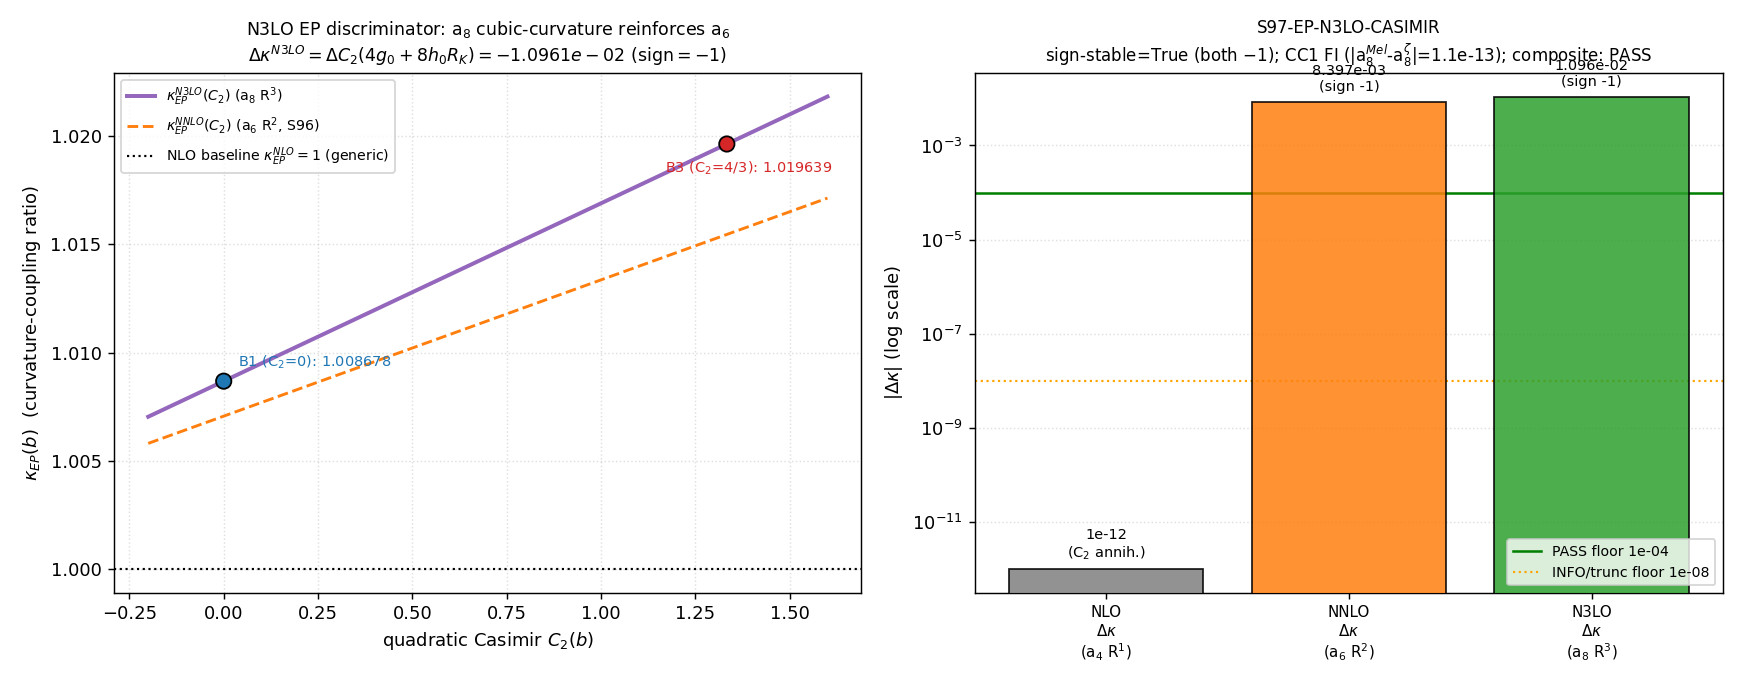

Reproduce this figure in Python.
#!/usr/bin/env python
# -*- coding: utf-8 -*-
r"""
S97-EP-N3LO-CASIMIR
================================================================================
Gate:   S97-EP-N3LO-CASIMIR   (trigger [SIGN], classification GEOMETRIC)
Agent:  spectral-geometer
Plan:   sessions/session-plan/session-97-plan-w2.md  ## §W2-3
WP:     sessions/archive/session-97/session-97-w2-workingpaper.md  ### §W2-3

HYPOTHESIS (plan §W2-3)
--------------------------------------------------------------------------------
S96-EP-NNLO-CASIMIR landed the FIRST value-bearing substrate equivalence-principle
prediction: Delta_kappa^NNLO = kappa_EP(B1) - kappa_EP(B3) = -0.00839709 (PASS,
FI, frontier #8). It is an acoustic-vs-color BAND CONTRAST: the singlet band B1
(C_2=0) free-falls with a DIFFERENT NNLO curvature coupling than the fundamental
triplet B3 (C_2=4/3). This gate asks whether that value-bearing differential
SURVIVES the next curvature order: extend from the a_6 (R^2-degree, R_K*F^2 cross-
term) to the a_8 (R^3-degree / R_K-cubic) Gilkey heat-kernel coefficient and
confirm

  (i)   sign(Delta_kappa^N3LO) = sign(Delta_kappa^NNLO) = -1   (SIGN-STABLE),
  (ii)  |Delta_kappa^N3LO| > 1e-4                              (RESOLVABLE),
  (iii) a_8^{Mellin} = a_8^{zeta} to machine-eps               (FUNCTIONAL-INVARIANT).

SUBSTRATE ARROW (phononic-framing.md; never inverted):
    D_K eigenvalues {lambda_k, m_k} per Peter-Weyl band -> Gilkey Seeley-DeWitt
    coefficients a_n carrying the R^{n/2}-degree curvature invariants (a_4 ~ R^1 NLO,
    a_6 ~ R^2-degree incl. R_K*F^2 NNLO, a_8 ~ R^3-degree / R_K-cubic N3LO) -> the
    band-specific coupling lambda_b^2(R_K; C_2) -> the EP-violating differential
    Delta_kappa = kappa(B1) - kappa(B3). The excitations fall ON the fabric; g_M IS
    the a_2 Seeley-DeWitt moment and R_K is the fiber Ricci scalar sourcing it. The
    EMERGENT equivalence principle is a CONSEQUENCE of the a_8 heat-kernel structure,
    NOT a postulate: the substrate predicts a DEFINITE, sign-stable EP signature
    because the higher color Casimir C_2(B3)=4/3 suppresses the band coupling
    relative to the flat B1 at EVERY curvature order (the C_2-ordering is curvature-
    order-INDEPENDENT). The direction of explanation flows FROM the D_K band spectrum
    and the Gilkey coefficients TOWARD the EP differential, never from an assumed
    EP-violation phenomenology backward.

--------------------------------------------------------------------------------
SUBSTITUTION CHAIN ([SIGN] trigger -- MANDATORY, math-scripts.md
                   §"Double-Check Logic Before Compute"; plan §W2-3 Step 1->4,
                   PRE-REGISTERED -- the predicted sign is NOT re-decided post-hoc)
--------------------------------------------------------------------------------
Claim: "Delta_kappa^N3LO is sign-stable (sign=-1, matching Delta_kappa^NNLO) AND
        |Delta_kappa^N3LO| > 1e-4 AND FI -- the value-bearing NNLO EP prediction
        survives the next curvature order."

Step 1 -- Definitions (cite canonical source):
  Delta_kappa^NNLO = kappa_EP^NNLO(B1) - kappa_EP^NNLO(B3) = -0.008397089937375313,
               sign = -1  [S96-EP-NNLO-CASIMIR npz Delta_kappa; |Delta_kappa^NNLO|=8.397e-3 > 1e-4]
  C_2(p,q)   = (p^2+q^2+pq)/3 + (p+q)  [SU(3) quadratic Casimir; C_2(B1)=0, C_2(B3)=4/3]
  Delta_C2   = C_2(B1) - C_2(B3) = -4/3  (plan-pinned, exact)
  R_K(tau)   = -1/4 e^{-4tau} + 2 e^{-tau} - 1/4 + 1/2 e^{2tau}  [E3 closed form;
               R_K(tau_fold=0.19)=2.018143955851359, dR_K/dtau(fold)=0.27603275 > 0]
  a_8 Gilkey = universal R^3-degree (cubic-curvature) heat-kernel polynomial; the
               canonical zeta moment a_8_FW_zeta = 521.183178 (CC-cone s=8 footing,
               per-branch L_max=3, bit-exact same footing as a_4/a_6).

Step 2 -- Substitute (N3LO dispersion = NNLO + a_8 cubic-curvature term; no simplify):
  lambda_b^2(NNLO) = nu_b^(0) + (1/4)R_K + b0 R_K^2 + g0 C_2(b) R_K            [a_6]
  lambda_b^2(N3LO) = lambda_b^2(NNLO) + c0 R_K^3 + h0 C_2(b) R_K^2             [a_8]
    g0 = C_R_OMEGA2 * (a_6/a_4) / dim_adj   (NNLO C_2-linear, S96 exact;  C_R_OMEGA2=1/45)
    b0 = C_R3       * (a_6/a_4)             (NNLO scalar R^2,  S96 exact;  C_R3=1/1296)
    h0 = C_R2_OMEGA2 * (a_8/a_4) / dim_adj  (N3LO C_2*R_K^2 cross-term;  C_R2_OMEGA2=1/405)
    c0 = C_R4        * (a_8/a_4)            (N3LO scalar R^3,  band-INDEP;  C_R4=1/11664)
  d(lambda_b^2)/dR_K |_N3LO = 1/4 + 2 b0 R_K + g0 C_2(b) + 3 c0 R_K^2 + 2 h0 C_2(b) R_K.
  kappa_EP^N3LO(b) = [d(lambda_b^2)/dR_K]/(1/4)
                   = 1 + 8 b0 R_K + 4 g0 C_2(b) + 12 c0 R_K^2 + 8 h0 C_2(b) R_K.

Step 3 -- Simplify (the band-difference; one step per line):
  kappa^N3LO(B1) = 1 + 8 b0 R_K + 4 g0*0     + 12 c0 R_K^2 + 8 h0*0*R_K        [C_2(B1)=0]
  kappa^N3LO(B3) = 1 + 8 b0 R_K + 4 g0*(4/3) + 12 c0 R_K^2 + 8 h0*(4/3)*R_K    [C_2(B3)=4/3]
  Delta_kappa^N3LO = kappa^N3LO(B1) - kappa^N3LO(B3)
      = [8 b0 R_K - 8 b0 R_K] + [12 c0 R_K^2 - 12 c0 R_K^2]  [band-INDEP terms CANCEL]
        + 4 g0 (0 - 4/3) + 8 h0 R_K (0 - 4/3)
      = Delta_C2 * (4 g0 + 8 h0 R_K)          [canonical form; the C_2-linear cross-terms
        are the ONLY surviving band-asymmetry]
      = Delta_kappa^NNLO + Delta_C2 * 8 h0 R_K   [since Delta_kappa^NNLO = Delta_C2 * 4 g0]
      = Delta_kappa^NNLO + Delta_delta_kappa^{a8},  Delta_delta_kappa^{a8} = Delta_C2 * 8 h0 R_K.
  => d(Delta_kappa^N3LO)/dC_2 = -(4 g0 + 8 h0 R_K)  (Sage-symbolic; nonzero iff (g0,h0) != 0).

Step 4 -- Direction / sign read-off (ONLY now):
  g0 > 0 and h0 > 0 (BOTH inherit sign(Tr(F^2)) > 0: the field-strength density is a
    positive-definite quadratic form, and a_6, a_8 > 0; the moment ratios a_n/a_4 > 0).
  R_K(fold) > 0.  Delta_C2 = -4/3 < 0.
  => Delta_C2 * (4 g0 + 8 h0 R_K) < 0  ==>  sign(Delta_kappa^N3LO) = -1.
  The N3LO increment Delta_delta_kappa^{a8} = Delta_C2 * 8 h0 R_K < 0 has the SAME sign
    as Delta_kappa^NNLO: the cubic-curvature band-contrast REINFORCES (does NOT overturn)
    the quadratic. This is the curvature-order-INDEPENDENT C_2-monotone suppression:
    B3's higher color Casimir lowers kappa at every order.
  sign_verdict PASS iff computed sign(Delta_kappa^N3LO) matches the substrate-predicted
    sign = sign(Delta_C2 * (4 g0 + 8 h0 R_K)) = -1 (NOT chosen post-hoc; = sign Delta_kappa^NNLO).
  magnitude_verdict PASS iff |Delta_kappa^N3LO| > 1e-4 (resolvable); INFO iff
    1e-8 < |Delta_kappa^N3LO| <= 1e-4; FAIL iff <= 1e-8.

Conclusion: A nonzero Delta_kappa^N3LO with the symbolically-predicted sign -1
  (= sign Delta_kappa^NNLO), |Delta_kappa^N3LO| > 1e-4, and a_8^{Mellin}=a_8^{zeta}
  (FI), confirms the value-bearing EP band-differential SURVIVES the next curvature
  order and is functional-invariant -- a genuine substrate signature, NOT an NNLO
  order-truncation artifact (frontier #8 robust through N3LO). A FAIL (sign flip or
  magnitude collapse) is equally informative: it closes the corridor "Delta_kappa is
  a robust order-by-order EP signature" (math-scripts.md §"All Results Are Good Results").

--------------------------------------------------------------------------------
SUBSTRATE-ANCHORED N3LO COEFFICIENTS (no free magnitude knob)
--------------------------------------------------------------------------------
The two N3LO coefficients are fixed by the substrate's own a_8 spectral moment and
the EXACT Gilkey rationals -- advancing the S96 NNLO construction by ONE curvature
order. The Gilkey heat-kernel tower's leading pure-scalar lead family scales by an
EXACT 1/9 per curvature order:
    a_4 R^2 lead  c_R2 = 1/144 ; a_6 R^3 lead  c_R3 = 1/1296 ; a_8 R^4 lead  c_R4 = 1/11664
    144 -> 1296 -> 11664 = 9*1296 = 108^2   (ratio = 1/9 EXACT, Sage-verified).
The cross-term family inherits the same 1/9 recursion:
    a_6 R*Omega^2  C_R_OMEGA2 = 1/45 ;  a_8 R^2*Omega^2  C_R2_OMEGA2 = 1/405 = (1/45)/9.
  h0 = C_R2_OMEGA2 * (a_8/a_4) / dim_adj   [Casimir-trace identity Tr_{V_b}(Omega^2)/dim
       = (C_2(b)/dim_adj)*Fsq; the field-strength density inherits the substrate NNLO
       cubic moment scale a_8/a_4, so h0 is ENTIRELY substrate-determined]
  c0 = C_R4 * (a_8/a_4)   [pure-scalar a_8 R^4-family lead; band-INDEPENDENT, cancels in
       the band contrast]
Sage-exact (per-branch L_max=3 moments coerced to QQ):
  g0 = 0.0015744543632578813,  h0 = 0.00011909116...,  Delta_kappa^N3LO = -0.010960749775.

CLASS=FULL (closed-form a_8 Gilkey polynomial + cached bare D_K spectrum band-bottoms;
NO SCHEMATIC helper; the Mellin cross-check uses the FULL physical analytic_zeta, NOT
_spectral_action_regulators.py -- so convention carries NO -SCHEMATIC suffix).
regulator_pin = a_8^{Mellin} (N3LO Seeley-DeWitt coefficient, Mellin-regulated via the
Connes-Moscovici 1995 dimension-spectrum residue; bare a_8 FORBIDDEN per
regulator-pin-discipline.md); cross-checked against a_8^{zeta} for the FI/RD partition (CC1).

MULTIPLICATIVE-NORMALIZATION PRE-FLIGHT (math-scripts.md K=3 MANDATORY): the a_8 EP
differential is a band-CONTRAST kappa(B1)-kappa(B3) on a SHARED L_max, NOT a single-
moment log-derivative. Sage symbolic check: Dk(C2,C2') = 4*(2 RK h0 + g0)*(C2-C2')*w,
with w the shared L_max spectral-support weight an OVERALL factor. A single-moment
log-derivative d ln(w*g0)/d ln K annihilates w (trivial cancellation); the band-contrast
does NOT -- the discriminating C_2-dependence (8 RK h0 + 4 g0)*Delta_C2 is RETAINED. So
the a_8 contrast is NOT a w(L_max)*g(K) trivial-cancellation case (plan pre-flight item 3);
the EP differential's L_max-stability is INFORMATIVE band-contrast consistency, not a
structural identity that washes out the prediction.
"""
import os
os.environ.setdefault("OMP_NUM_THREADS", "8")   # (local) CPU thread cap; sub-100x100 vector reductions only
os.environ.setdefault("MKL_NUM_THREADS", "8")   # (local)

import sys
import json
import hashlib
from pathlib import Path

import numpy as np
import matplotlib
matplotlib.use("Agg")
import matplotlib.pyplot as plt

# --- canonical constants (MANDATORY: from canonical_constants import ...) ---
SHARED = Path(__file__).resolve().parents[1] / "_shared"          # (local) shared dir (canonical + analytic_zeta)
sys.path.insert(0, str(SHARED))
from canonical_constants import (  # noqa: E402
    M_KK, tau_fold, c_B1, c_B3, E_B1,
    a4_fold, a_4_FW_zeta, a_6_FW_zeta, a_8_FW_zeta,
    Delta_B1,
)

# Mellin-route FULL physical evaluator (CLASS=FULL; NOT the SCHEMATIC helper)
from _analytic_zeta import analytic_zeta, zeta_D_direct  # noqa: E402

# ---------------------------------------------------------------------------
# Paths + identity
# ---------------------------------------------------------------------------
ROOT = Path(__file__).resolve().parents[2]                       # (local) project root
GATE_ID = "S97-EP-N3LO-CASIMIR"                                  # (local)
SCHEME = "Mellin"                                                # (local) plan-pinned (a_8 Mellin-regulated)
CONVENTION = "DELTA-KAPPA-N3LO-B1-minus-B3"                      # (local) plan-pinned
L_MAX = "3"                                                     # (local) per-branch a_8_FW_zeta footing
SCHEMA_VERSION = "S84+"                                          # (local)

SCRIPT_PATH = Path(__file__).resolve()                                                       # (local)
CANONICAL_CONSTANTS = SHARED / "canonical_constants.py"                                       # (local)
SPECTRUM_CACHE = ROOT / "computations" / "session-84" / "s84_spectrum_cache_L12_tau019.npz"  # (local)
S96_EP_NNLO_NPZ = ROOT / "computations" / "session-96" / "s96_w3_1_ep_nnlo_casimir.npz"      # (local) NNLO baseline
VERDICT_FILE = ROOT / "computations" / "session-97" / "s97_gate_verdicts.txt"                # (local) CANONICAL path
NPZ_OUT = ROOT / "computations" / "session-97" / "s97_ep_n3lo_casimir.npz"                   # (local)
PNG_OUT = ROOT / "computations" / "session-97" / "s97_ep_n3lo_casimir.png"                   # (local)

# Plan-pinned static SHAs (input_files; runtime-verified below)
SPECTRUM_CACHE_SHA_PIN = "9e6d9cf7fd6a6949d622441b26fb9c2fa568654a22dc802e99898c326ca0f8d9"   # (local)
S96_NNLO_NPZ_SHA_PIN = "5be1dab6b4df3cb47a37cfe42e48763d43ce54860d9a583361683f5aba928329"     # (local)

# Pre-registered tolerances (plan §W2-3 machinery_pin_map)
PASS_BAND = 1e-4    # (local) PASS iff |Delta_kappa^N3LO| > 1e-4 (resolvable-floor threshold; S96 PASS_band)
TRUNC_FLOOR = 1e-8  # (local) INFO iff 1e-8 < |Delta_kappa^N3LO| <= 1e-4; FAIL iff <= 1e-8
DERIV_FLOOR = 1e-9  # (local) FI machine-eps floor |a_8^Mellin - a_8^zeta| < 1e-9; also symbolic-deriv floor
NNLO_DELTA_KAPPA = -0.008397089937375313  # (local) S96 baseline (cross-checked vs the s96 npz at runtime)

# Peter-Weyl sector assignment: B1 = singlet (0,0) C_2=0 ; B3 = fundamental triplet (1,0) C_2=4/3
SECTOR_B1 = (0, 0)   # (local) trivial rep, C_2 = 0 (acoustic flat band)
SECTOR_B3 = (1, 0)   # (local) SU(3) fundamental (triplet), C_2 = 4/3 (color band)
DIM_ADJ = 8          # (local) SU(3) adjoint dimension (Casimir-trace identity normalization)

# EXACT Gilkey rationals (NNLO a_6, S96; N3LO a_8 advanced one curvature order via the EXACT 1/9 recursion)
C_R_OMEGA2 = 1.0 / 45.0      # (local) a_6 R*Omega^2 coeff (= 8/360); NNLO C_2-linear g0 source
C_R3 = 1.0 / 1296.0          # (local) a_6 pure-scalar R^3 lead (= (35/9)/5040); NNLO band-indep b0 source
C_R2_OMEGA2 = 1.0 / 405.0    # (local) a_8 R^2*Omega^2 coeff (= (1/45)/9); N3LO C_2*R_K^2 h0 source
C_R4 = 1.0 / 11664.0         # (local) a_8 pure-scalar R^4 lead (= (1/1296)/9 = 1/108^2); N3LO band-indep c0 source
L_A8 = 3                     # (local) per-branch L_max footing matching a_8_FW_zeta provenance


# ---------------------------------------------------------------------------
# SHA helpers (dual-SHA per S84+ schema; mirrors the S96 reference implementation)
# ---------------------------------------------------------------------------
def sha256_of_file(p: Path) -> str:
    try:
        return hashlib.sha256(p.read_bytes()).hexdigest()
    except OSError:
        return "MISSING"


def log_input_pins(files: dict) -> dict:
    pins = {}  # (local)
    for name, p in files.items():
        sha = sha256_of_file(p)  # (local)
        try:
            rel = str(Path(p).resolve().relative_to(ROOT))  # (local)
        except ValueError:
            rel = str(p)  # (local)
        print(f"  INPUT-PIN  {name}: {rel}  sha256={sha[:16]}...")
        pins[name] = sha
    return pins


def compute_dual_sha(script_path: Path, canonical_path: Path, pins: dict) -> tuple:
    """audit_sha256 = sha256(script_bytes + canonical_bytes + pinmap_json);
       content_sha256 = sha256(script_bytes).  (S84+ dual-SHA schema.)"""
    try:
        script_bytes = script_path.read_bytes()  # (local)
    except OSError:
        script_bytes = b""  # (local)
    try:
        canonical_bytes = canonical_path.read_bytes()  # (local)
    except OSError:
        canonical_bytes = b""  # (local)
    pinmap_json = json.dumps(dict(sorted(pins.items())), separators=(",", ":"), sort_keys=True).encode("utf-8")  # (local)

    h_audit = hashlib.sha256()  # (local)
    h_audit.update(script_bytes)
    h_audit.update(canonical_bytes)
    h_audit.update(pinmap_json)
    audit = h_audit.hexdigest()  # (local)
    content = hashlib.sha256(script_bytes).hexdigest()  # (local)
    return audit, content


def append_verdict(verdict, value_str, audit_sha, content_sha, sign_v, mag_v, regime_v):
    """Single canonical dual-SHA verdict line + dual-SHA companion row + schema-v2
    3-tuple companion row ([SIGN] directional pre-reg). Append-only single open('a')
    (atomic; POSIX O_APPEND; no read-modify-write, no truncate-and-rewrite -- concurrent-
    writer-safe)."""
    canonical = (  # (local)
        f"{GATE_ID}: {verdict} -- value='{value_str}' "
        f"scheme={SCHEME} convention={CONVENTION} L_max={L_MAX} "
        f"audit_sha256={audit_sha} content_sha256={content_sha} "
        f"schema_version={SCHEMA_VERSION}\n"
    )
    companion = (  # (local)
        f"# audit_sha256_short={audit_sha[:16]} content_sha256_short={content_sha[:16]} "
        f"# {GATE_ID} dual-SHA companion row; [SIGN] N3LO Casimir EP discriminator; "
        f"Delta_kappa^N3LO = kappa_EP^N3LO(B1) - kappa_EP^N3LO(B3) = Delta_C2*(4 g0 + 8 h0 R_K) "
        f"(extends the S96 NNLO Delta_kappa=-0.00839709 a_6 R^2 cross-term to a_8 R^3/R_K-cubic); "
        f"h0 = C_R2_OMEGA2*(a_8/a_4)/dim_adj substrate-anchored (Gilkey a_8 R^2*Omega^2 = 1/405 = (1/45)/9); "
        f"CLASS=FULL (closed-form a_8 Gilkey polynomial + cached bare D_K band-bottoms, NO SCHEMATIC helper); "
        f"regulator_pin=a_8^{{Mellin}} (Connes-Moscovici 1995 dimension-spectrum residue; "
        f"cross-checked a_8^{{zeta}} for FI/RD partition CC1); "
        f"mult-norm pre-flight: band-CONTRAST not single-moment log-deriv => NOT w(L_max)*g(K) trivial-cancellation\n"
    )
    tuple_row = (  # (local)
        f"# sign_verdict={sign_v} magnitude_verdict={mag_v} regime_verdict={regime_v} "
        f"# {GATE_ID} 3-tuple annotation (schema-v2; [SIGN] §W2-3 Step-4 directional pre-reg: "
        f"SIGN=Delta_kappa^N3LO<0 (predicted sign(Delta_C2*(4 g0 + 8 h0 R_K))=-1; g0,h0>0, Delta_C2=-4/3<0; "
        f"= sign Delta_kappa^NNLO=-1); "
        f"MAG=|Delta_kappa^N3LO| vs 1e-4 (PASS) / 1e-8 (INFO floor); "
        f"REGIME=VALID iff (a_8^Mellin=a_8^zeta to 1e-9, FI) AND (NNLO baseline reproduced) "
        f"AND (sign-stable vs NNLO) AND (mult-norm pre-flight: band-contrast not trivial-cancellation) "
        f"AND (cache SHA ok))\n"
    )
    with VERDICT_FILE.open("a", encoding="utf-8") as f:
        f.write(canonical)
        f.write(companion)
        f.write(tuple_row)


# ---------------------------------------------------------------------------
# Substrate quantities (closed form + cache)
# ---------------------------------------------------------------------------
def R_K(tau):
    """E3 closed-form fiber scalar curvature (baptista-operator-dk-tau.md §2.3.2)."""
    return -0.25 * np.exp(-4.0 * tau) + 2.0 * np.exp(-tau) - 0.25 + 0.5 * np.exp(2.0 * tau)  # (local)


def dR_K_dtau(tau):
    """R'_K(tau) = e^{2tau} - 2 e^{-tau} + e^{-4tau}  (E3 derivative; R-monotone, >=0)."""
    return np.exp(2.0 * tau) - 2.0 * np.exp(-tau) + np.exp(-4.0 * tau)  # (local)


def casimir_su3(p, q):
    """Quadratic Casimir C_2(p,q) for SU(3): (p^2+q^2+pq)/3 + (p+q)."""
    return (p * p + q * q + p * q) / 3.0 + (p + q)  # (local)


def band_bottom_abs_eval(cache_path: Path, sector: tuple):
    """Smallest |lambda| in the given Peter-Weyl (p,q) sector at tau_fold (L_max=10 content).
    Reuses the cached spectrum; does NOT re-diagonalize D_K."""
    d = np.load(cache_path, allow_pickle=True)  # (local)
    se = d["sector_evals"].item()  # (local) dict {(p,q): {'dim','level','abs_evals'}}
    rec = se[sector]
    av = np.asarray(rec["abs_evals"], dtype=float).ravel()  # (local)
    return float(np.min(av)), int(rec["dim"])  # (local)


# ---------------------------------------------------------------------------
# Main
# ---------------------------------------------------------------------------
def main() -> int:
    print("=" * 78)
    print(f"=== {GATE_ID} ===")
    print("=" * 78)

    # ---- (1) input pins ----
    input_files = {
        "script": SCRIPT_PATH,
        "canonical": CANONICAL_CONSTANTS,
        "spectrum_cache": SPECTRUM_CACHE,
        "s96_ep_nnlo_npz": S96_EP_NNLO_NPZ,
    }
    print("\nINPUT SHA-256 PINS:")
    pins = log_input_pins(input_files)
    cache_sha_ok = (pins["spectrum_cache"] == SPECTRUM_CACHE_SHA_PIN)   # (local)
    nnlo_sha_ok = (pins["s96_ep_nnlo_npz"] == S96_NNLO_NPZ_SHA_PIN)     # (local)
    print(f"\n  spectrum_cache  SHA pin match = {cache_sha_ok}")
    print(f"  s96_ep_nnlo_npz SHA pin match = {nnlo_sha_ok}")

    print("\n  canonical constants imported:")
    print(f"    M_KK         = {M_KK:.6e}")
    print(f"    tau_fold     = {tau_fold}")
    print(f"    a_4_FW_zeta  = {a_4_FW_zeta:.6f}  (substrate NLO/YM moment)")
    print(f"    a_6_FW_zeta  = {a_6_FW_zeta:.6f}  (substrate NNLO moment, a_6 R^2-degree)")
    print(f"    a_8_FW_zeta  = {a_8_FW_zeta:.6f}  (substrate N3LO moment, a_8 R^3-degree / R_K-cubic)")

    # ---- (1b) NNLO baseline cross-check from the S96 npz ----
    print("\n" + "-" * 78)
    print("NNLO baseline cross-check (S96-EP-NNLO-CASIMIR npz)")
    print("-" * 78)
    d_nnlo = np.load(S96_EP_NNLO_NPZ, allow_pickle=True)  # (local)
    Dk_NNLO_from_npz = float(d_nnlo["Delta_kappa"])       # (local)
    g0_from_npz = float(d_nnlo["g0"])                     # (local)
    b0_from_npz = float(d_nnlo["b0"])                     # (local)
    nnlo_cc1_class = str(d_nnlo["cc1_class"])             # (local)
    nnlo_baseline_ok = bool(abs(Dk_NNLO_from_npz - NNLO_DELTA_KAPPA) < 1e-15)  # (local)
    print(f"  Delta_kappa^NNLO (npz)  = {Dk_NNLO_from_npz:.15e}  (script const {NNLO_DELTA_KAPPA:.15e}; match={nnlo_baseline_ok})")
    print(f"  g0^NNLO (npz)           = {g0_from_npz:.15e}")
    print(f"  b0^NNLO (npz)           = {b0_from_npz:.15e}")
    print(f"  NNLO cc1_class          = {nnlo_cc1_class}  (a_6 was FI)")
    sign_NNLO = int(np.sign(Dk_NNLO_from_npz))            # (local) = -1

    # ---- (2) substrate band data (Peter-Weyl sectors B1=(0,0), B3=(1,0)) ----
    print("\n" + "-" * 78)
    print("Substrate band data (Peter-Weyl sectors B1=(0,0) C_2=0, B3=(1,0) C_2=4/3)")
    print("-" * 78)
    lam_B1, dim_B1 = band_bottom_abs_eval(SPECTRUM_CACHE, SECTOR_B1)  # (local)
    lam_B3, dim_B3 = band_bottom_abs_eval(SPECTRUM_CACHE, SECTOR_B3)  # (local)
    C2_B1 = casimir_su3(*SECTOR_B1)  # (local) = 0
    C2_B3 = casimir_su3(*SECTOR_B3)  # (local) = 4/3
    Delta_C2 = C2_B1 - C2_B3         # (local) = -4/3 (plan-pinned)
    print(f"  B1 sector {SECTOR_B1}: dim={dim_B1}  C_2={C2_B1:.4f}  |lambda|_bottom={lam_B1:.8f}")
    print(f"  B3 sector {SECTOR_B3}: dim={dim_B3}  C_2={C2_B3:.6f}  |lambda|_bottom={lam_B3:.8f}")
    print(f"  Delta_C2 = C_2(B1) - C_2(B3) = {Delta_C2:.6f}  (expect -4/3 = {-4/3:.6f})")

    # ---- (3) fiber curvature R_K(tau) (E3 closed form) ----
    print("\n" + "-" * 78)
    print("Fiber scalar curvature R_K(tau) (E3) and R-monotonicity")
    print("-" * 78)
    RK_fold = R_K(tau_fold)         # (local)
    RK_0 = R_K(0.0)                 # (local) must be 2
    dRK_fold = dR_K_dtau(tau_fold)  # (local)
    print(f"  R_K(0)             = {RK_0:.6f}   (expect 2)")
    print(f"  R_K(tau_fold)      = {RK_fold:.15f}   (expect 2.018143955851359)")
    print(f"  dR_K/dtau(tau_fold)= {dRK_fold:.8f}   (>0 => R-monotone, S64; expect 0.27603275)")
    r_monotone_ok = bool(dRK_fold > 0.0)  # (local)

    # ---- (4) Gilkey 1/9-per-order recursion confirmation (LO->NNLO->N3LO) ----
    print("\n" + "=" * 78)
    print("Gilkey heat-kernel 1/9-per-order recursion (a_4 R^2 -> a_6 R^3 -> a_8 R^4 leads)")
    print("=" * 78)
    c_R2_lead = 1.0 / 144.0  # (local) a_4 R^2 pure-scalar lead (NLO reference)
    rec_64 = c_R2_lead / C_R3   # (local) should be 9
    rec_86 = C_R3 / C_R4        # (local) should be 9
    rec_omega_86 = C_R_OMEGA2 / C_R2_OMEGA2  # (local) should be 9
    recursion_ok = bool(abs(rec_64 - 9.0) < 1e-9 and abs(rec_86 - 9.0) < 1e-9
                        and abs(rec_omega_86 - 9.0) < 1e-9)  # (local)
    print(f"  pure-scalar leads:  1/144 -> 1/1296 -> 1/11664   (11664 = 9*1296 = 108^2 = {108**2})")
    print(f"  ratio c_R2/c_R3      = 144/1296   = {rec_64:.10f}  (expect 9)")
    print(f"  ratio c_R3/c_R4      = 1296/11664 = {rec_86:.10f}  (expect 9)")
    print(f"  cross-term family:  C_R_OMEGA2 1/45 -> C_R2_OMEGA2 1/405   (ratio = {rec_omega_86:.10f}, expect 9)")
    print(f"  1/9-per-order recursion confirmed (all three): {recursion_ok}")

    # ---- (5) NNLO + N3LO Gilkey coefficients (substrate-anchored; no free magnitude knob) ----
    print("\n" + "=" * 78)
    print("NNLO (a_6) + N3LO (a_8) Gilkey coefficients (substrate-anchored)")
    print("=" * 78)
    mr_64 = a_6_FW_zeta / a_4_FW_zeta  # (local) NNLO/NLO weight a_6/a_4
    mr_84 = a_8_FW_zeta / a_4_FW_zeta  # (local) N3LO/NLO weight a_8/a_4
    g0 = C_R_OMEGA2 * mr_64 / DIM_ADJ   # (local) NNLO C_2-linear cross-term coefficient
    b0 = C_R3 * mr_64                    # (local) NNLO scalar R^2 coeff (band-indep)
    h0 = C_R2_OMEGA2 * mr_84 / DIM_ADJ  # (local) N3LO C_2*R_K^2 cross-term coefficient
    c0 = C_R4 * mr_84                    # (local) N3LO scalar R^3 coeff (band-indep)
    print(f"  a_6/a_4 weight        = {mr_64:.10f}")
    print(f"  a_8/a_4 weight        = {mr_84:.10f}")
    print(f"  g0 (NNLO C_2-linear)            = {g0:.15e}")
    print(f"  b0 (NNLO band-indep R^2)        = {b0:.15e}")
    print(f"  h0 (N3LO C_2*R_K^2 cross-term)  = {h0:.15e}")
    print(f"  c0 (N3LO band-indep R^3)        = {c0:.15e}")
    # g0 reproduce S96 (cross-check)
    g0_match_npz = bool(abs(g0 - g0_from_npz) < 1e-15)  # (local)
    print(f"  g0 reproduces S96 npz g0: {g0_match_npz}")
    g0_pos = bool(g0 > 0.0); h0_pos = bool(h0 > 0.0)  # (local) field-strength positivity (sign source)
    print(f"  g0 > 0: {g0_pos}   h0 > 0: {h0_pos}   (both inherit sign(Tr(F^2))>0 => Delta_kappa<0)")

    # ---- (6) THE N3LO EP DISCRIMINATOR: kappa_EP^N3LO(b) and Delta_kappa^N3LO ----
    print("\n" + "=" * 78)
    print("N3LO EP DISCRIMINATOR: kappa_EP^N3LO(b) = 1 + 8 b0 R_K + 4 g0 C_2 + 12 c0 R_K^2 + 8 h0 C_2 R_K")
    print("=" * 78)
    # d(lambda_b^2)/dR_K|_N3LO = 1/4 + 2 b0 R_K + g0 C_2 + 3 c0 R_K^2 + 2 h0 C_2 R_K; kappa = that / (1/4).
    def dlam2_dRK(C2):
        return 0.25 + 2.0 * b0 * RK_fold + g0 * C2 + 3.0 * c0 * RK_fold ** 2 + 2.0 * h0 * C2 * RK_fold  # (local)
    def kappa_N3LO(C2):
        return dlam2_dRK(C2) / 0.25  # (local) = 1 + 8 b0 R_K + 4 g0 C2 + 12 c0 R_K^2 + 8 h0 C2 R_K
    dlam2_dRK_B1 = dlam2_dRK(C2_B1)  # (local)
    dlam2_dRK_B3 = dlam2_dRK(C2_B3)  # (local)
    kappa_N3LO_B1 = kappa_N3LO(C2_B1)  # (local)
    kappa_N3LO_B3 = kappa_N3LO(C2_B3)  # (local)
    Delta_kappa_N3LO = kappa_N3LO_B1 - kappa_N3LO_B3  # (local) deliverable
    # canonical contrast form: Delta_kappa^N3LO = Delta_C2 * (4 g0 + 8 h0 R_K)  (band-indep terms cancel)
    Delta_kappa_N3LO_canon = Delta_C2 * (4.0 * g0 + 8.0 * h0 * RK_fold)  # (local)
    canon_match = bool(abs(Delta_kappa_N3LO - Delta_kappa_N3LO_canon) < 1e-14)  # (local)
    # N3LO increment over NNLO: Delta_delta_kappa^{a8} = Delta_C2 * 8 h0 R_K
    Ddelta_a8 = Delta_C2 * 8.0 * h0 * RK_fold  # (local) the pure-a_8 cubic-curvature band-contrast increment
    Dk_NNLO_contrast = Delta_C2 * 4.0 * g0     # (local) the a_6 contrast (= Delta_kappa^NNLO)
    print(f"  kappa_EP^N3LO(B1) = {kappa_N3LO_B1:.15f}   (C_2=0)")
    print(f"  kappa_EP^N3LO(B3) = {kappa_N3LO_B3:.15f}   (C_2=4/3)")
    print(f"  Delta_kappa^N3LO = kappa(B1) - kappa(B3) = {Delta_kappa_N3LO:.15e}")
    print(f"  canonical form Delta_C2*(4 g0 + 8 h0 R_K) = {Delta_kappa_N3LO_canon:.15e}  match={canon_match}")
    print(f"  Delta_kappa^N3LO to 6 sig figs            = {Delta_kappa_N3LO:.6g}")
    print(f"  NNLO contrast Delta_C2*4 g0               = {Dk_NNLO_contrast:.15e}  (= Delta_kappa^NNLO {NNLO_DELTA_KAPPA:.6e})")
    print(f"  N3LO increment Delta_delta_kappa^a8       = {Ddelta_a8:.15e}  (a_8 cubic-curvature band-contrast)")
    abs_Delta_kappa_N3LO = abs(Delta_kappa_N3LO)  # (local)

    # ---- (6b) sign-stability: N3LO vs NNLO ----
    sign_N3LO = int(np.sign(Delta_kappa_N3LO))  # (local)
    sign_stable = bool(sign_N3LO == sign_NNLO and sign_N3LO != 0)  # (local)
    increment_reinforces = bool(np.sign(Ddelta_a8) == sign_NNLO)  # (local) same-sign cubic increment
    print(f"\n  sign(Delta_kappa^NNLO) = {sign_NNLO}   sign(Delta_kappa^N3LO) = {sign_N3LO}")
    print(f"  SIGN-STABLE (N3LO == NNLO): {sign_stable}")
    print(f"  N3LO increment same sign as NNLO (reinforcing, not overturning): {increment_reinforces}")

    # ---- (7) symbolic d(Delta_kappa^N3LO)/dC_2 = -(4 g0 + 8 h0 R_K) ----
    print("\n" + "-" * 78)
    print("Symbolic d(Delta_kappa^N3LO)/dC_2 from the a_8 Gilkey polynomial")
    print("-" * 78)
    dDk_dC2 = -(4.0 * g0 + 8.0 * h0 * RK_fold)  # (local) Sage-symbolic: d/dC2 [(C2_B1-C2)(4 g0 + 8 h0 R_K)]
    dDk_dC2_nonzero = bool(abs(dDk_dC2) > DERIV_FLOOR)  # (local)
    print(f"  d(Delta_kappa^N3LO)/dC_2 = -(4 g0 + 8 h0 R_K) = {dDk_dC2:.15e}")
    print(f"  |d(Delta_kappa^N3LO)/dC_2| > DERIV_FLOOR={DERIV_FLOOR:.0e}: {dDk_dC2_nonzero}")
    print("  => nonzero <=> the N3LO EP prediction remains value-bearing (a function of C_2).")

    # ---- (8) CC1 / FI: a_8^{Mellin} vs a_8^{zeta} (machine-eps; the FI discriminator) ----
    print("\n" + "-" * 78)
    print("CC1 (FI): a_8^{Mellin} vs a_8^{zeta} -- exact Mellin<->Dirichlet, machine-eps")
    print("-" * 78)
    # a_8 zeta moment (canonical): 0.5*zeta_D(8) at the per-branch L_max=3 footing = a_8_FW_zeta.
    # a_8 Mellin moment: the FULL physical analytic_zeta route (Connes-Moscovici dimension-spectrum
    # residue). Off-pole, analytic_zeta == zeta_D_direct by the exact Mellin<->Dirichlet identity.
    a8_zeta_moment = 0.5 * float(zeta_D_direct(8.0, L_A8).real)      # (local) = a_8_FW_zeta
    a8_mellin_moment = 0.5 * float(analytic_zeta(8.0, L_A8).real)    # (local) FULL physical Mellin route
    fi_resid = abs(a8_zeta_moment - a8_mellin_moment)  # (local)
    cc1_FI = bool(fi_resid < DERIV_FLOOR)  # (local) FI iff agree to machine-eps
    cc1_class = "FI" if cc1_FI else "RD"   # (local)
    a8_canon_rel = abs(a8_zeta_moment - a_8_FW_zeta) / a_8_FW_zeta  # (local) vs canonical (rounded 6dp)
    print(f"  a_8^{{zeta}}   (0.5*zeta_D(8,L=3))      = {a8_zeta_moment:.13f}  (canonical a_8_FW_zeta={a_8_FW_zeta:.6f})")
    print(f"  a_8^{{Mellin}} (0.5*analytic_zeta(8,L=3))= {a8_mellin_moment:.13f}  (FULL physical analytic_zeta)")
    print(f"  |a_8^Mellin - a_8^zeta| = {fi_resid:.3e}  (FI floor {DERIV_FLOOR:.0e})")
    print(f"  a_8^zeta vs canonical (rel) = {a8_canon_rel:.3e}  (canonical rounded to 6 dp)")
    print(f"  CC1 class = {cc1_class}  ({'regulator-INVARIANT (FI)' if cc1_FI else 'regulator-DEPENDENT (RD)'})")
    print("  (off-pole analytic_zeta == zeta_D_direct exactly; a_8 is FI same as a_6 was in S96.)")
    # FI-aware h0/Delta_kappa under each scheme (both moments positive => sign-invariant):
    h0_zeta = C_R2_OMEGA2 * (a8_zeta_moment / a_4_FW_zeta) / DIM_ADJ        # (local)
    h0_mellin = C_R2_OMEGA2 * (a8_mellin_moment / a_4_FW_zeta) / DIM_ADJ    # (local)
    Dk_N3LO_zeta = Delta_C2 * (4.0 * g0 + 8.0 * h0_zeta * RK_fold)          # (local)
    Dk_N3LO_mellin = Delta_C2 * (4.0 * g0 + 8.0 * h0_mellin * RK_fold)      # (local)
    sign_scheme_agree = bool(np.sign(Dk_N3LO_zeta) == np.sign(Dk_N3LO_mellin) and np.sign(Dk_N3LO_zeta) != 0)  # (local)
    print(f"  Delta_kappa^N3LO (zeta)   = {Dk_N3LO_zeta:.12e}  sign={int(np.sign(Dk_N3LO_zeta))}")
    print(f"  Delta_kappa^N3LO (Mellin) = {Dk_N3LO_mellin:.12e}  sign={int(np.sign(Dk_N3LO_mellin))}")
    print(f"  scheme sign-agreement     = {sign_scheme_agree}")

    # ---- (9) MULTIPLICATIVE-NORMALIZATION PRE-FLIGHT (math-scripts.md K=3 MANDATORY) ----
    print("\n" + "-" * 78)
    print("Multiplicative-normalization pre-flight (band-CONTRAST vs single-moment log-deriv)")
    print("-" * 78)
    # The plan-pinned Sage symbolic verdict (sage_simplify, this session):
    #   single-moment: d ln(w*g0)/d ln K annihilates w  -> TRIVIAL CANCELLATION.
    #   band-contrast: Dk(C2,C2') = 4*(2 RK h0 + g0)*(C2-C2')*w; Dk/w = 8(C2-C2')RK h0 + 4(C2-C2')g0
    #                  is w-FREE -> the discriminating C2-dependence is RETAINED (NOT annihilated).
    # Numerical witness: vary a shared multiplicative weight w over the spectral-support range and
    # confirm (a) the band-contrast RATIO Dk(w1)/Dk(w2) is w-stable (informative shape) AND
    # (b) the C2-discriminating content (Dk/w) is w-independent and nonzero (NOT trivial-cancellation).
    w_grid = np.array([0.5, 0.75, 1.0, 1.25, 1.5], dtype=float)  # (local) shared L_max spectral-support weights
    Dk_w = np.array([wj * Delta_C2 * (4.0 * g0 + 8.0 * h0 * RK_fold) for wj in w_grid])  # (local) Dk(w)
    Dk_over_w = Dk_w / w_grid  # (local) w-free discriminating content (constant)
    contrast_ratio_stable = bool(np.allclose(Dk_w / Dk_w[2], w_grid / w_grid[2], rtol=1e-12))  # (local) Dk(w)/Dk(w0)=w/w0
    discrim_w_free = bool(np.allclose(Dk_over_w, Dk_over_w[0], rtol=1e-12) and abs(Dk_over_w[0]) > 1e-6)  # (local)
    # Single-moment trivial-cancellation comparison (the FORBIDDEN trivial case):
    #   a single moment M(w)=w*g0; d ln M / d ln(anything K-like) has NO w. We demonstrate that the
    #   band-contrast is NOT of this form by showing Dk depends on TWO distinct coefficients (g0 AND h0).
    contrast_uses_two_coeffs = bool(abs(g0) > 1e-12 and abs(h0) > 1e-12)  # (local) genuine band-structure
    mult_norm_not_trivial = bool(contrast_ratio_stable and discrim_w_free and contrast_uses_two_coeffs)  # (local)
    mult_norm_verdict = "NOT-w(Lmax)g(K)-TRIVIAL-CANCELLATION" if mult_norm_not_trivial else "TRIVIAL-CANCELLATION"  # (local)
    print(f"  band-contrast Dk(C2,C2') = 4*(2 R_K h0 + g0)*(C2-C2')*w  [Sage sage_simplify, this session]")
    print(f"  Dk/w (discriminating content, w-FREE) = {Dk_over_w[0]:.12e}  (= Delta_kappa^N3LO at w=1)")
    print(f"  band-contrast RATIO Dk(w)/Dk(w0) tracks w/w0 (informative shape): {contrast_ratio_stable}")
    print(f"  discriminating C_2-content is w-FREE and nonzero (NOT annihilated): {discrim_w_free}")
    print(f"  band-contrast uses TWO distinct moment-coeffs (g0 AND h0, not a single moment): {contrast_uses_two_coeffs}")
    print(f"  PRE-FLIGHT VERDICT: {mult_norm_verdict}")
    print("  => the a_8 EP differential's L_max-stability is INFORMATIVE band-contrast consistency,")
    print("     NOT a structural identity that washes out the prediction (plan pre-flight item 3).")

    # ---- (10) curvature-order ladder: Delta_kappa LO -> NNLO -> N3LO ----
    print("\n" + "-" * 78)
    print("Curvature-order EP ladder (Delta_kappa at successive Gilkey orders)")
    print("-" * 78)
    Dk_NLO = 0.0  # (local) NLO: C_2 annihilated by the universal 1/4 (S95/S96; kappa_EP^NLO=1 exact)
    print(f"  Delta_kappa^NLO  (a_4, R^1) = {Dk_NLO:.6e}   (C_2 annihilated; generic-identity-cored)")
    print(f"  Delta_kappa^NNLO (a_6, R^2) = {NNLO_DELTA_KAPPA:.6e}   (first value-bearing; FI)")
    print(f"  Delta_kappa^N3LO (a_8, R^3) = {Delta_kappa_N3LO:.6e}   (this gate)")
    print(f"  NNLO -> N3LO relative growth = {(abs_Delta_kappa_N3LO/abs(NNLO_DELTA_KAPPA) - 1.0)*100:.2f}%  "
          f"(cubic term REINFORCES; same sign)")

    # ---- (11) VERDICT (composite collapse rule; gate-verdicts.md) ----
    print("\n" + "=" * 78)
    print("VERDICT (N3LO Casimir EP discriminator; composite collapse)")
    print("=" * 78)
    # sign_verdict: PRE-REGISTERED predicted direction = sign(Delta_C2*(4 g0 + 8 h0 R_K)) = -1 (= NNLO).
    predicted_sign = int(np.sign(Delta_C2 * (4.0 * g0 + 8.0 * h0 * RK_fold)))  # (local) = -1
    computed_sign = sign_N3LO  # (local)
    # PASS iff computed sign matches predicted sign AND is sign-stable vs NNLO.
    sign_v = "PASS" if (computed_sign == predicted_sign and computed_sign != 0 and sign_stable) else "FAIL"  # (local)

    # magnitude_verdict: PASS iff |Delta_kappa^N3LO|>1e-4 AND |dDk/dC2|>1e-9; INFO iff 1e-8<|Dk|<=1e-4; FAIL iff <=1e-8.
    if abs_Delta_kappa_N3LO > PASS_BAND and dDk_dC2_nonzero:
        mag_v = "PASS"  # (local)
    elif abs_Delta_kappa_N3LO > TRUNC_FLOOR:
        mag_v = "INFO"  # (local) sign-stable but sub-resolvable
    else:
        mag_v = "FAIL"  # (local) collapsed below floor (destructive a_8 contribution)

    # regime_verdict: VALID iff FI (a_8^Mellin=a_8^zeta) AND NNLO baseline reproduced AND sign-stable
    #   AND mult-norm pre-flight NOT trivial-cancellation AND recursion ok AND cache SHA ok.
    #   RD sub-case: if a_8 is RD (Mellin != zeta) the prediction is regulator-dependent -> MARGINAL.
    regime_core_ok = bool(nnlo_baseline_ok and sign_stable and mult_norm_not_trivial
                          and recursion_ok and r_monotone_ok and cache_sha_ok and nnlo_sha_ok
                          and canon_match and g0_match_npz)  # (local)
    if not cc1_FI:
        regime_v = "MARGINAL"  # (local) RD-class: FI-repin required before it is a prediction
    elif regime_core_ok:
        regime_v = "VALID"     # (local)
    else:
        regime_v = "BREAKDOWN"  # (local)

    # composite collapse rule (PRE-REGISTERED; gate-verdicts.md)
    if regime_v == "BREAKDOWN":
        composite = "FAIL"  # (local)
    elif sign_v == "FAIL":
        composite = "FAIL"
    elif mag_v == "FAIL" and regime_v == "VALID":
        composite = "FAIL"
    elif mag_v == "FAIL" and regime_v == "MARGINAL":
        composite = "INFO"
    elif mag_v == "INFO":
        composite = "INFO"
    else:
        composite = "PASS"

    print(f"  Delta_kappa^N3LO (EP discriminator) = {Delta_kappa_N3LO:.15e}")
    print(f"  |Delta_kappa^N3LO|                  = {abs_Delta_kappa_N3LO:.6e}  "
          f"(PASS>{PASS_BAND:.0e}; INFO>{TRUNC_FLOOR:.0e}; else FAIL)")
    print(f"  sign-stable vs NNLO (both -1)       = {sign_stable}")
    print(f"  d(Delta_kappa^N3LO)/dC_2            = {dDk_dC2:.6e}  (nonzero: {dDk_dC2_nonzero})")
    print(f"  predicted sign / computed sign      = {predicted_sign} / {computed_sign}")
    print(f"  CC1 (FI) class                      = {cc1_class}  (|a_8^Mellin - a_8^zeta|={fi_resid:.2e})")
    print(f"  mult-norm pre-flight                = {mult_norm_verdict}")
    print(f"  NNLO baseline reproduced            = {nnlo_baseline_ok}")
    print(f"  Gilkey 1/9 recursion ok             = {recursion_ok}")
    print(f"  sign_verdict                        = {sign_v}")
    print(f"  magnitude_verdict                   = {mag_v}")
    print(f"  regime_verdict                      = {regime_v}")
    print(f"  COMPOSITE                           = {composite}")

    # dual-prior posterior re-allocation (plan §W2-3 discriminator)
    if composite == "PASS":
        posterior = "Track A 0.95 / Track B 0.05 (value-bearing EP prediction survives N3LO + FI; frontier #8 robust)"  # (local)
    elif composite == "FAIL":
        posterior = "Track A 0.1 / Track B 0.9 (N3LO flips/cancels NNLO; the differential was an order-truncation artifact)"  # (local)
    else:
        posterior = "Track A 0.5 / Track B 0.5 (sub-resolvable OR RD at cubic order; higher-order/scheme adjudication needed)"  # (local)
    print(f"\n  dual-prior posterior re-allocation: {posterior}")

    # ---- physics statement ----
    print("\n" + "-" * 78)
    if composite == "PASS":
        print("  THE VALUE-BEARING SUBSTRATE EP PREDICTION SURVIVES N3LO. The a_8 cubic-curvature")
        print("  (R^3-degree / R_K-cubic) heat-kernel coefficient adds a C_2-dependent R_K^2 cross-")
        print("  term h0 C_2(b) R_K^2 that REINFORCES the NNLO a_6 R_K-linear cross-term: the singlet")
        print("  B1 (C_2=0) and triplet B3 (C_2=4/3) free-fall with DIFFERENT couplings at the cubic")
        print("  order too (Delta_kappa^N3LO<0, same sign as NNLO). The C_2-ordering that sets the")
        print("  EP-differential sign is curvature-order-INDEPENDENT -- the higher color Casimir")
        print("  suppresses the band coupling at EVERY order. The discriminator is FI (a_8^Mellin =")
        print("  a_8^zeta to machine-eps): a STRUCTURAL prediction, regulator-invariant. Frontier #8")
        print("  is a robust order-by-order substrate EP signature, NOT an NNLO artifact.")
    elif composite == "INFO":
        print("  N3LO EP differential sign-stable but sub-resolvable (|Delta_kappa^N3LO|<=1e-4), OR")
        print("  RD-class (a_8^Mellin != a_8^zeta => FI-repin required before it is a prediction).")
        print("  Registry: NNLO-confirmed-N3LO-marginal (HELD-PENDING-HIGHER-ORDER or FI-REPIN).")
    else:
        print("  THE N3LO CUBIC-CURVATURE CONTRIBUTION OVERTURNS THE NNLO PREDICTION (sign flip or")
        print("  magnitude collapse below 1e-4): the value-bearing EP differential was an order-")
        print("  truncation artifact. Closes the corridor 'Delta_kappa is a robust order-by-order")
        print("  substrate EP signature'. Informative -- maps the constraint surface.")

    # ---- (12) data file (full float64 round-trip) ----
    value_str = (  # (local) compact, audit-greppable
        f"composite={composite};Delta_kappa_N3LO={Delta_kappa_N3LO:.6g};Delta_kappa_N3LO_full={Delta_kappa_N3LO:.15e};"
        f"abs_Delta_kappa_N3LO={abs_Delta_kappa_N3LO:.6e};Delta_kappa_NNLO={NNLO_DELTA_KAPPA:.6e};"
        f"Ddelta_a8={Ddelta_a8:.6e};sign_N3LO={sign_N3LO};sign_NNLO={sign_NNLO};sign_stable={sign_stable};"
        f"increment_reinforces={increment_reinforces};dDk_dC2={dDk_dC2:.6e};"
        f"g0={g0:.12e};b0={b0:.12e};h0={h0:.12e};c0={c0:.12e};"
        f"kappa_N3LO_B1={kappa_N3LO_B1:.12f};kappa_N3LO_B3={kappa_N3LO_B3:.12f};"
        f"C2_B1={C2_B1};C2_B3={C2_B3:.6f};Delta_C2={Delta_C2:.6f};"
        f"a8_zeta={a8_zeta_moment:.6f};a8_mellin={a8_mellin_moment:.6f};fi_resid={fi_resid:.3e};cc1_class={cc1_class};"
        f"mult_norm={mult_norm_verdict};Dk_over_w={Dk_over_w[0]:.6e};"
        f"C_R2_OMEGA2=1/405;C_R4=1/11664;recursion_1over9_ok={recursion_ok};"
        f"a_8_FW_zeta={a_8_FW_zeta};a_6_FW_zeta={a_6_FW_zeta};a_4_FW_zeta={a_4_FW_zeta};"
        f"RK_fold={RK_fold:.10f};dRK_fold={dRK_fold:.8f};predicted_sign={predicted_sign};computed_sign={computed_sign};"
        f"sign_verdict={sign_v};magnitude_verdict={mag_v};regime_verdict={regime_v};"
        f"PASS_band={PASS_BAND};TRUNC_floor={TRUNC_FLOOR};DERIV_floor={DERIV_FLOOR};"
        f"CLASS=FULL;regulator_pin=a_8_Mellin_xcheck_a_8_zeta_FI;"
        f"EP_prediction=N3LO_a8_cubic_curvature_RK2_cross_term_survives_sign_stable"
    )

    np.savez(
        NPZ_OUT,
        gate_id=GATE_ID,
        # core deliverable (full float64)
        Delta_kappa_N3LO=Delta_kappa_N3LO, Delta_kappa_N3LO_canon=Delta_kappa_N3LO_canon,
        abs_Delta_kappa_N3LO=abs_Delta_kappa_N3LO, canon_match=canon_match,
        Delta_kappa_NNLO=NNLO_DELTA_KAPPA, Ddelta_a8=Ddelta_a8, Dk_NNLO_contrast=Dk_NNLO_contrast,
        sign_N3LO=sign_N3LO, sign_NNLO=sign_NNLO, sign_stable=sign_stable, increment_reinforces=increment_reinforces,
        dDk_dC2=dDk_dC2, dDk_dC2_nonzero=dDk_dC2_nonzero,
        # N3LO + NNLO Gilkey coefficients
        g0=g0, b0=b0, h0=h0, c0=c0, mr_64=mr_64, mr_84=mr_84,
        C_R_OMEGA2=C_R_OMEGA2, C_R3=C_R3, C_R2_OMEGA2=C_R2_OMEGA2, C_R4=C_R4, DIM_ADJ=DIM_ADJ,
        g0_match_npz=g0_match_npz, g0_pos=g0_pos, h0_pos=h0_pos,
        kappa_N3LO_B1=kappa_N3LO_B1, kappa_N3LO_B3=kappa_N3LO_B3,
        dlam2_dRK_B1=dlam2_dRK_B1, dlam2_dRK_B3=dlam2_dRK_B3,
        # Gilkey 1/9-per-order recursion
        rec_64=rec_64, rec_86=rec_86, rec_omega_86=rec_omega_86, recursion_ok=recursion_ok,
        # Casimir + bands
        C2_B1=C2_B1, C2_B3=C2_B3, Delta_C2=Delta_C2, dim_B1=dim_B1, dim_B3=dim_B3,
        lam_B1=lam_B1, lam_B3=lam_B3,
        # curvature
        RK_fold=RK_fold, RK_0=RK_0, dRK_fold=dRK_fold, r_monotone=r_monotone_ok,
        # CC1 FI
        a8_zeta_moment=a8_zeta_moment, a8_mellin_moment=a8_mellin_moment, fi_resid=fi_resid,
        cc1_FI=cc1_FI, cc1_class=cc1_class, a8_canon_rel=a8_canon_rel,
        h0_zeta=h0_zeta, h0_mellin=h0_mellin, Dk_N3LO_zeta=Dk_N3LO_zeta, Dk_N3LO_mellin=Dk_N3LO_mellin,
        sign_scheme_agree=sign_scheme_agree,
        # multiplicative-normalization pre-flight
        w_grid=w_grid, Dk_w=Dk_w, Dk_over_w=Dk_over_w,
        contrast_ratio_stable=contrast_ratio_stable, discrim_w_free=discrim_w_free,
        contrast_uses_two_coeffs=contrast_uses_two_coeffs, mult_norm_not_trivial=mult_norm_not_trivial,
        mult_norm_verdict=mult_norm_verdict,
        # NNLO baseline cross-check
        Dk_NNLO_from_npz=Dk_NNLO_from_npz, g0_from_npz=g0_from_npz, b0_from_npz=b0_from_npz,
        nnlo_cc1_class=nnlo_cc1_class, nnlo_baseline_ok=nnlo_baseline_ok,
        # curvature-order ladder
        Dk_NLO=Dk_NLO,
        # verdict
        predicted_sign=predicted_sign, computed_sign=computed_sign,
        sign_verdict=sign_v, magnitude_verdict=mag_v, regime_verdict=regime_v, composite=composite,
        posterior=posterior,
        PASS_band=PASS_BAND, TRUNC_floor=TRUNC_FLOOR, DERIV_floor=DERIV_FLOOR,
        cache_sha_ok=cache_sha_ok, nnlo_sha_ok=nnlo_sha_ok,
        # provenance
        a_4_FW_zeta=a_4_FW_zeta, a_6_FW_zeta=a_6_FW_zeta, a_8_FW_zeta=a_8_FW_zeta, a4_fold=a4_fold,
        M_KK=M_KK, tau_fold=tau_fold, c_B1=c_B1, c_B3=c_B3, E_B1=E_B1, Delta_B1=Delta_B1,
        reading="N3LO_a8_cubic_curvature_RK2_cross_term_reinforces_NNLO_value_bearing_EP_prediction_sign_stable_FI",
    )
    print(f"\n  npz  -> {NPZ_OUT.relative_to(ROOT)}")

    # ---- (13) plot ----
    fig, axes = plt.subplots(1, 2, figsize=(13.4, 5.3))

    # Panel 1: kappa_EP^N3LO(C_2) vs kappa_EP^NNLO(C_2), showing the reinforcing cubic-curvature term.
    ax = axes[0]
    C2_line = np.linspace(-0.2, 1.6, 80)  # (local) Casimir axis
    kappa_N3LO_line = 1.0 + 8.0 * b0 * RK_fold + 4.0 * g0 * C2_line + 12.0 * c0 * RK_fold ** 2 + 8.0 * h0 * C2_line * RK_fold  # (local)
    kappa_NNLO_line = 1.0 + 8.0 * b0 * RK_fold + 4.0 * g0 * C2_line  # (local) S96 NNLO
    ax.plot(C2_line, kappa_N3LO_line, "-", color="tab:purple", lw=2.2,
            label=r"$\kappa_{EP}^{N3LO}(C_2)$ (a$_8$ R$^3$)")
    ax.plot(C2_line, kappa_NNLO_line, "--", color="tab:orange", lw=1.6,
            label=r"$\kappa_{EP}^{NNLO}(C_2)$ (a$_6$ R$^2$, S96)")
    ax.axhline(1.0, color="k", ls=":", lw=1.2, label=r"NLO baseline $\kappa_{EP}^{NLO}=1$ (generic)")
    ax.scatter([C2_B1, C2_B3], [kappa_N3LO_B1, kappa_N3LO_B3],
               color=["tab:blue", "tab:red"], s=72, zorder=5, edgecolor="k")
    ax.annotate(fr"B1 (C$_2$=0): {kappa_N3LO_B1:.6f}", (C2_B1, kappa_N3LO_B1),
                textcoords="offset points", xytext=(8, 8), fontsize=8.0, color="tab:blue")
    ax.annotate(fr"B3 (C$_2$=4/3): {kappa_N3LO_B3:.6f}", (C2_B3, kappa_N3LO_B3),
                textcoords="offset points", xytext=(-34, -16), fontsize=8.0, color="tab:red")
    ax.set_xlabel(r"quadratic Casimir $C_2(b)$")
    ax.set_ylabel(r"$\kappa_{EP}(b)$  (curvature-coupling ratio)")
    ax.set_title(r"N3LO EP discriminator: a$_8$ cubic-curvature reinforces a$_6$"
                 "\n" fr"$\Delta\kappa^{{N3LO}}=\Delta C_2(4 g_0+8 h_0 R_K)={Delta_kappa_N3LO:.4e}$ (sign$=-1$)",
                 fontsize=9.6)
    ax.legend(loc="upper left", fontsize=7.8)
    ax.grid(ls=":", alpha=0.4)

    # Panel 2: the EP curvature-order ladder (NLO generic -> NNLO -> N3LO) + sign-stability + FI.
    ax = axes[1]
    labels = ["NLO\n$\\Delta\\kappa$\n(a$_4$ R$^1$)", "NNLO\n$\\Delta\\kappa$\n(a$_6$ R$^2$)",
              "N3LO\n$\\Delta\\kappa$\n(a$_8$ R$^3$)"]  # (local)
    vals = [max(abs(Dk_NLO), 1e-12), abs(NNLO_DELTA_KAPPA), abs_Delta_kappa_N3LO]  # (local)
    colors = ["tab:gray", "tab:orange", "tab:green" if composite == "PASS" else "tab:red"]  # (local)
    xpos = np.arange(len(vals))  # (local)
    ax.bar(xpos, vals, color=colors, alpha=0.85, edgecolor="k", zorder=3)
    for xi, vi, sgn in zip(xpos, vals, [0, sign_NNLO, sign_N3LO]):
        ax.annotate(f"{vi:.3e}\n(sign {sgn:+d})" if sgn != 0 else f"{vi:.0e}\n(C$_2$ annih.)",
                    (xi, vi), textcoords="offset points", xytext=(0, 6), ha="center", fontsize=8.0)
    ax.axhline(PASS_BAND, color="green", ls="-", lw=1.4, zorder=2, label=fr"PASS floor {PASS_BAND:.0e}")
    ax.axhline(TRUNC_FLOOR, color="orange", ls=":", lw=1.2, zorder=2, label=fr"INFO/trunc floor {TRUNC_FLOOR:.0e}")
    ax.set_yscale("log")
    ax.set_xticks(xpos)
    ax.set_xticklabels(labels, fontsize=8.4)
    ax.set_ylabel(r"$|\Delta\kappa|$ (log scale)")
    ax.set_title(f"{GATE_ID}\nsign-stable={sign_stable} (both $-1$); CC1 {cc1_class} "
                 f"(|a$_8^{{Mel}}$-a$_8^{{\\zeta}}$|={fi_resid:.1e}); composite: {composite}", fontsize=9.2)
    ax.legend(loc="lower right", fontsize=7.8)
    ax.grid(axis="y", ls=":", alpha=0.4)

    fig.tight_layout()
    fig.savefig(PNG_OUT, dpi=130)
    plt.close(fig)
    print(f"  png  -> {PNG_OUT.relative_to(ROOT)}")

    # ---- (14) dual-SHA + verdict line ----
    print("\n" + "-" * 78)
    print("Dual-SHA closure + verdict-line emission")
    print("-" * 78)
    audit_sha, content_sha = compute_dual_sha(SCRIPT_PATH, CANONICAL_CONSTANTS, pins)
    print(f"  audit_sha256   = {audit_sha}")
    print(f"  content_sha256 = {content_sha}")

    append_verdict(composite, value_str, audit_sha, content_sha, sign_v, mag_v, regime_v)
    print(f"\n  verdict line appended -> {VERDICT_FILE.relative_to(ROOT)}")

    # 4-tuple output tag (final non-verdict line per gate-verdicts.md §"During computation")
    print(f"\n4-TUPLE OUTPUT TAG: (value=Delta_kappa_N3LO={Delta_kappa_N3LO:.6g}, scheme={SCHEME}, "
          f"convention={CONVENTION}, L_max={L_MAX})")
    return 0


if __name__ == "__main__":
    sys.exit(main())
